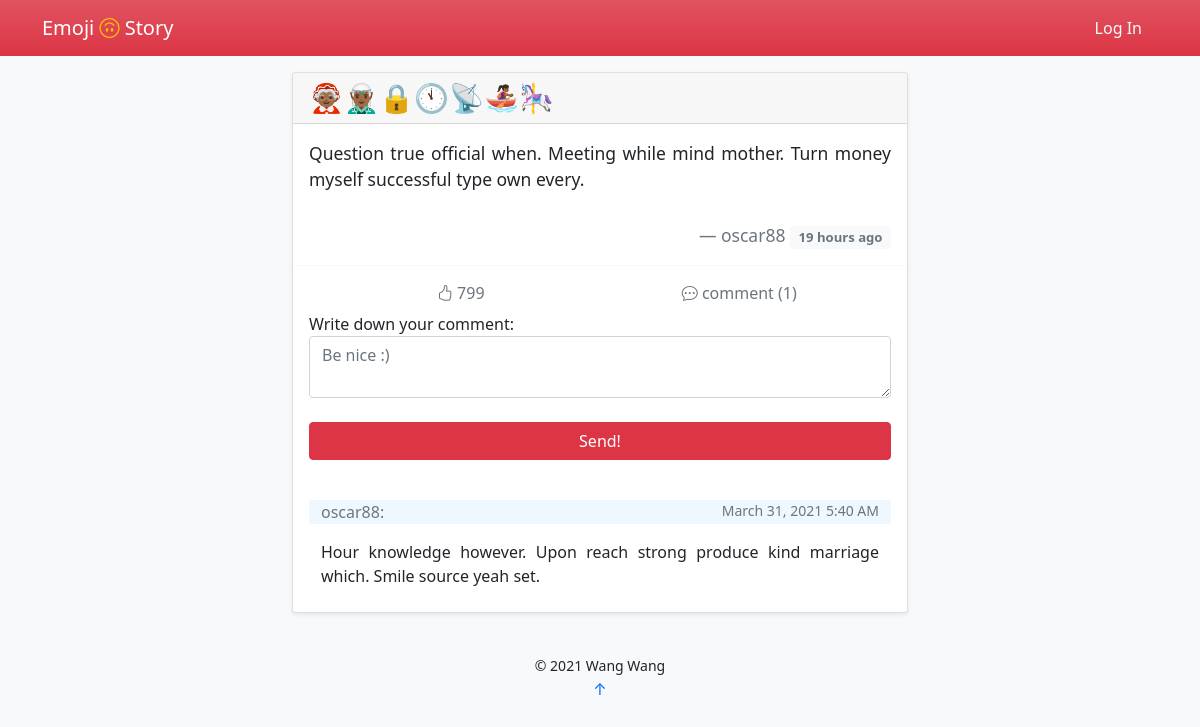
Page /post/13 on the committed database.
### emoji_story/models.py (models this page shows)
class Post(db.Model):
    id = db.Column(db.Integer, primary_key=True)
    emoji = db.Column(db.String)
    name = db.Column(db.String)
    story = db.Column(db.Text)
    time = db.Column(db.DateTime, default=datetime.utcnow, index=True)
    delete = db.Column(db.Boolean, default=False)
    like = db.Column(db.Integer, default=0)
    author_id = db.Column(db.Integer, db.ForeignKey('author.id'))
    user = db.relationship('Author', back_populates='post')
    comment = db.relationship('Comment')

class Comment(db.Model):
    id = db.Column(db.Integer, primary_key=True)
    body = db.Column(db.Text)
    time = db.Column(db.DateTime, default=datetime.utcnow, index=True)
    author_name = db.Column(db.Integer, db.ForeignKey('author.username'))
    post_id = db.Column(db.Integer, db.ForeignKey('post.id'))

### emoji_story/blueprints/main_page.py (the view, shortened to what this page needs)
@main_page_bp.route('/post/<int:post_id>', methods=['GET', 'POST'])
def post(post_id):
    post = Post.query.get(post_id)
    form = CommentForm()
    if current_user.is_authenticated:
        like_list = json.loads(Author.query.get(current_user.get_id()).like)['like_post']
    else:
        like_list = []
    return render_template('post.html', post=post, like_list=like_list, form=form)

### emoji_story/forms.py
class CommentForm(FlaskForm):
    body = TextAreaField('Write down your comment:',
                         validators=[DataRequired(),
                                     Length(1, 500, message="Your commnet should be 1-500 letters.")],
                         render_kw={'placeholder': "Be nice :)"})
    submit = SubmitField('Send')

### emoji_story/templates/post.html (shortened to what this page needs)
{% extends 'base.html' %}
{% block content %}
    <blockquote>
        <blockquote class="card shadow-sm">
            <div class="card-header text-left h3">
                {{ post.emoji|safe }}
            </div>
            <div class="card-body">
                <blockquote class="blockquote mb-0">
                    <p class="small" style="text-align: justify">{{ post.story }}</p>
                    <br>
                    <footer class="small blockquote-footer text-end">{{ post.name }}
                        <small class="badge text-muted bg-light align-middle">
                            {{ moment(post.time).fromNow(refresh=True) }}
                        </small>
                    </footer>
                </blockquote>
            </div>
            <div class="card-footer bg-transparent border-light">
                <div class="btn-group container-fluid" id={{ post.id }} role="group" aria-label="Interaction">
                    <form type="button" onclick="likePost(this)" class="btn bg-transparent text-muted col-4">
                        {% if post.id not in like_list %}
                            <i class="bi bi-hand-thumbs-up"></i>
                        {% else %}
                            <i class="bi bi-hand-thumbs-up-fill text-danger"></i>
                        {% endif %}
                        <text> {{ post.like }}</text>
                    </form>
                    <button type="button" onclick="location.reload()" class="btn text-secondary col-4">
                        <i class="bi bi-chat-dots"></i> comment ({{ post.comment|length }})
                    </button>
                </div>
                <form method="post">
                    <div class="form-group">
                        {{ form.body.label }}<br>
                        {{ form.body(class='form-control', oninput='autosave()') }}
                    </div>
                    <br>
                    <div class="row">
                        {% if current_user.is_authenticated %}
                            <div class="col d-grid">
                                {{ form.submit(class='btn btn-danger') }}
                            </div>
                        {% else %}
                            <div class=" col d-grid">
                                <button type="button" class=" btn btn-danger" data-bs-toggle="modal"
                                        data-bs-target="#exampleModal">
                                    Send!
                                </button>
                            </div>
                        {% endif %}
                    </div>
                    <br>
                </form>
                {% if post.comment|length ==0 %}
                    <div class="container-fluid">
                        <p class="small text-muted text-center">No comment yet. Why not be the first one to comment?</p>
                    </div>
                {% else %}
                    <div class="container-fluid mt-3">
                        {% for _comment in post.comment|sort(attribute='time', reverse=True) %}
                            <div class="row">
                                <p class="col text-secondary"
                                   style="background-color: aliceblue">{{ _comment.author_name }}:</p>
                                <p class="small text-secondary col text-end"
                                   style="background-color: aliceblue">{{ moment(_comment.time).format('LL LT') }}</p>
                            </div>
                            <div class="row">
                                <p class="col" style="text-align: justify">{{ _comment.body }}</p>
                            </div>
                        {% endfor %}
                    </div>
                {% endif %}
            </div>
        </blockquote>
    </blockquote>
{% endblock %}

### emoji_story/templates/base.html (shortened to what this page needs)
<!DOCTYPE html>
<html lang="en">
<head>
    {% block head %}
        <link href="https://cdn.jsdelivr.net/npm/bootstrap@5.0.0-beta2/dist/css/bootstrap.min.css" rel="stylesheet"
>
        <link rel="stylesheet" href="https://cdn.jsdelivr.net/npm/bootstrap-icons@1.4.0/font/bootstrap-icons.css">
    {% endblock head %}
</head>
<body class="bg-light">
<bar>
    <nav class="navbar navbar-expand bg-danger bg-gradient mb-3">
        <div class="container">
            <a class="navbar-brand text-white" href={{ url_for('main_page.index') }}>Emoji <i
                    class="bi bi-emoji-smile-upside-down text-warning"></i> Story</a>
            {% block bar %}
                {% if current_user.is_authenticated %}
                    <div class="nav-item dropdown">
                    <a class="nav-link dropdown-toggle text-light" href="#" id="navbarDropdownMenuLink"
                       role="button"
                       data-bs-toggle="dropdown" aria-expanded="false">
                        {{ current_user.username }}</a>
                    <ul class="dropdown-menu dropdown-menu-end" aria-labelledby="navbarDropdownMenuLink">
                        <li><a class="dropdown-item" href={{ url_for('user.home') }}>My Stories</a></li>
                        <li>
                            <hr class="dropdown-divider">
                        </li>
                        <li><a class="dropdown-item" href="{{ url_for('user.settings') }}">Settings</a></li>
                        <li>
                            <hr class="dropdown-divider">
                        </li>
                        <li><a class="dropdown-item" href={{ url_for('user.logout') }}>Log Out</a></li>
                    </ul>
                {% else %}
                    <a class="nav-link text-light" href={{ url_for('user.login') }}>Log In</a>
                {% endif %}
            {% endblock bar %}
            </div>
    </nav>
</bar>
<main class="container-fluid" style="max-width: 640px">
    {% block content %}
    {% endblock content %}
    <footer class="text-center">
        <br>
        {% block footer %}
            <small> &copy; 2021 <a>Wang Wang</a></small>
            <p><a id="bottom" href="#" title="Go Top">&uarr;</a></p>
        {% endblock footer %}
    </footer>
</main>
</body>
</html>

### emoji_story/templates/base.html (style rules this page uses)
form[type='button'] { -webkit-appearance: none; -moz-appearance: none; appearance: none; }
a { text-decoration: none; }

### rows in the picture
Post: emoji "🤶🏾🧝🏾‍♂️🔒🕚📡🚣🏾‍♀️🎠", story "Question true official when. Meeting while mind mother. Turn money myself successful type own every.", name "oscar88", time "19 hours ago", like "799"
Comment: author_name "oscar88", time "March 31, 2021 5:40 AM", body "Hour knowledge however. Upon reach strong produce kind marriage which. Smile source yeah set."

### other values in the picture
{{ post.comment|length }} "1"
